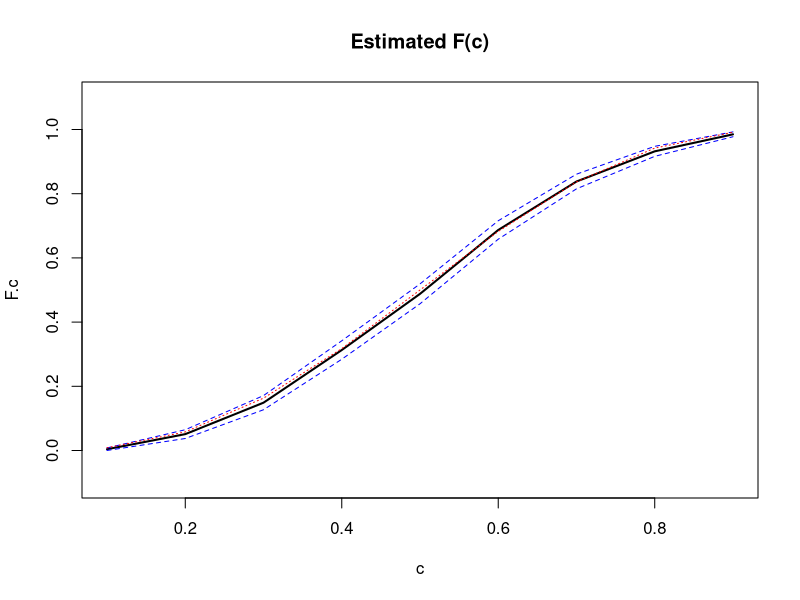
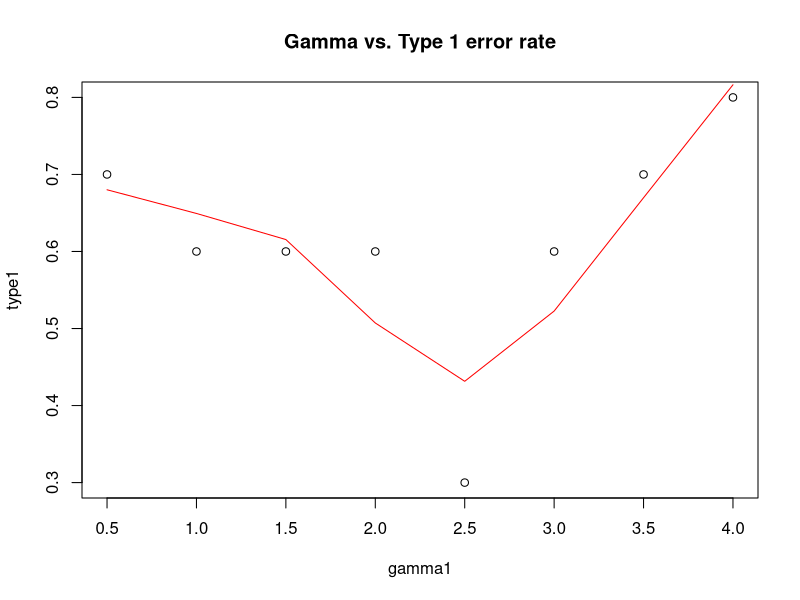

Reproduce these figures in R, in order.
# Problem 1
# b)
u <- runif(6)
z1 <- sqrt(-2*log(u[1]))*cos(2*pi*u[2])
z2 <- sqrt(-2*log(u[1]))*sin(2*pi*u[2])
z3 <- sqrt(-2*log(u[3]))*cos(2*pi*u[4])
z4 <- sqrt(-2*log(u[3]))*sin(2*pi*u[4])
z5 <- sqrt(-2*log(u[5]))*cos(2*pi*u[6])
z6 <- sqrt(-2*log(u[5]))*sin(2*pi*u[6])
# x^2(2)
U <- z1^2 + z2^2
# x^(4)
V <- z3^2 + z4^2 + z5^2 + z6^2
# F(2,4)
f <- (U/2)/(V/4)
f

# Problem 3

m <- 1000
# generate a random sample from the Uniform(0, 0.5) distribution.
x <- runif(m, min=0, max=0.5)
y <- exp(-x)
y.bar <- mean(y)
theta <- y.bar * 0.5
theta
# [1] 0.3915233
exp(-0) - exp(-0.5)
# [1] 0.3934693
# variance of theta
sigma2.y <- mean((y - y.bar)^2)
var.theta <- (sigma2.y * (0.5)^2)/m
var.theta
# [1] 3.099595e-06

# generate a random sample from the exponential distribution.
x2 <- rexp(m)
y2 <- exp(-x2)
y2.bar <- mean(y2)
theta2 <- y2.bar * 0.5
theta2
# [1] 0.2482859
# variance of theta 2
sigma2.y2 <- mean((y2 - y2.bar)^2)
var.theta2 <- (sigma2.y2 * (0.5)^2)/m
var.theta2
# [1] 2.109265e-05

# Using Uniform(0,0.5) distribution has a smaller variance of theta.

# Problem 4.
###################################################
### Estimating the cdf of the Beta(3,3) distribution and 
### its (pointwise) 95% confidence intervals

m <- 1000
# generate a random sample from the Beta(3,3) distribution.
x <- rbeta(m,shape1=3,shape2=3)
# generate a sequence of points c to evaluate F(c).
# Here, c in [0.1, 0.9] with an increment of 0.1.
c <- seq(0.1, 0.9, .1)
# F.c stores the F(c) values for different values of c.
F.c <- double(length(c))
# calculate an indicator function value at each point of c.
for (i in 1:length(c)){
	# we do this one by one.
	F.c[i] <- mean(x < c[i])
	}
# Plotting the estimate and 95% confidence intervals on a graph.
alpha <- 0.05
upper.bound <- F.c+qnorm((alpha/2),lower.tail=FALSE)*sqrt(F.c*(1-F.c)/m)
lower.bound <- F.c-qnorm((alpha/2),lower.tail=FALSE)*sqrt(F.c*(1-F.c)/m)
plot(x=c, y=F.c, xlim=c(0.1,0.9), ylim=c(-0.1, 1.1), lwd=2, main="Estimated F(c)", pch=3, col="white")
lines(x=c, y=F.c, lty=1, lwd=2, col="black")
lines(x=c, y=upper.bound, lty=2, col="blue")
lines(x=c, y=lower.bound, lty=2, col="blue")
lines(x=c, y=pbeta(c,3,3), lty=3, col="red")


# Problem 5.
# b)

m <- 30
B <- 10000
r <- 1/4
alpha <- 0.05
# generate B random samples of size m from the Gamma(r,1) distribution.
xb <- rgamma(m,shape=r,scale=1)
# store the b-th random sample in the b-th row of the matrix.
xbmat <- matrix(xb, nrow=B, ncol=m)
# apply() function calculates the test statistic value for each row.
tb <- apply(xbmat, 1, function(x){t.test(x, mu=r)$statistic})
# Monte Carlo simulation for the empirical Type I error rate.
alpha.sim <- mean(abs(tb) > qt((alpha/2), df=(m-1), lower.tail=FALSE))
alpha.sim

# c)
gamma1 <- seq(0.5,4.0,0.5)
type1 <- c(0.7,0.6,0.6,0.6,0.3,0.6,0.7,0.8)
curve <- predict(loess(type1~gamma1))
plot(gamma1,type1, main="Gamma vs. Type 1 error rate")
lines(gamma1, curve, col="red")
